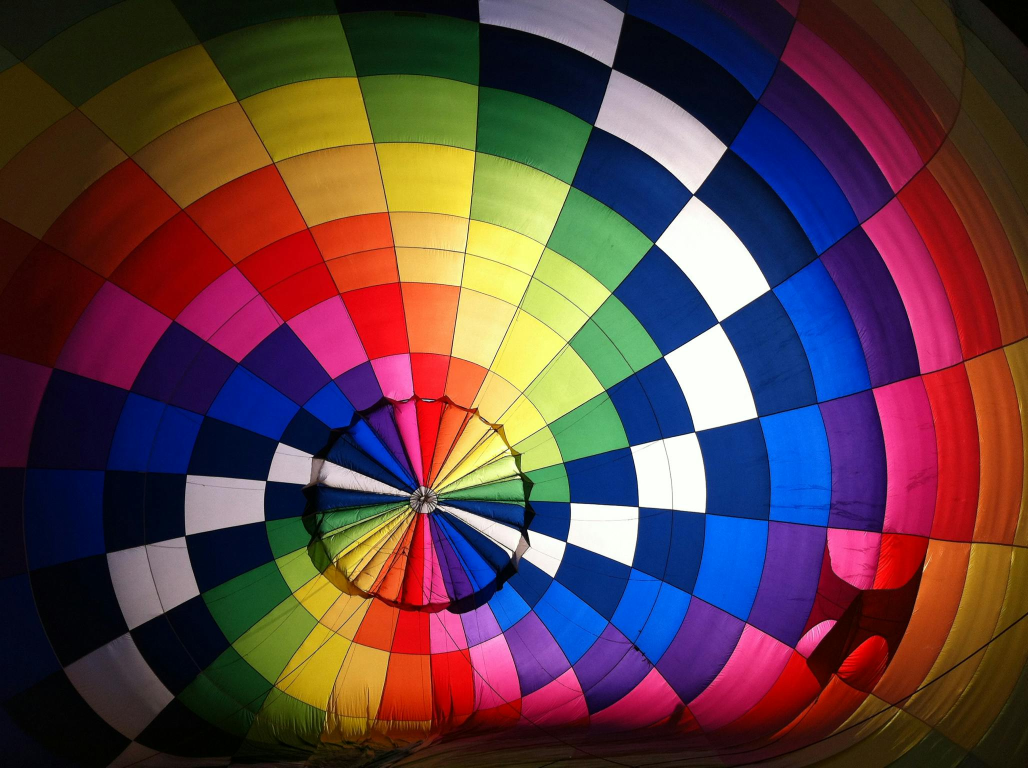
#> input picture image/rgb2.jpg, 2056 x 1536 px, found by its file name (shown at 1/2 size)
$ python crop_image.py
#> lines starting #> are read from the running program, lines starting #| are printed output that depends on the picture
import cv2
import numpy as np

# read image
img = cv2.imread(r"C:\Users\soumyasish-sarkar\PycharmProjects\opencv_learning\image\rgb2.jpg")
#> img is the input picture: shape (1536, 2056, 3); mean B, G, R 68.3, 63.8, 92.7

#in image (0,0) start from top left imagine as a matrix position

crop_img = img[500:1000,1000:1500]  #same as doing slicing in numpy array
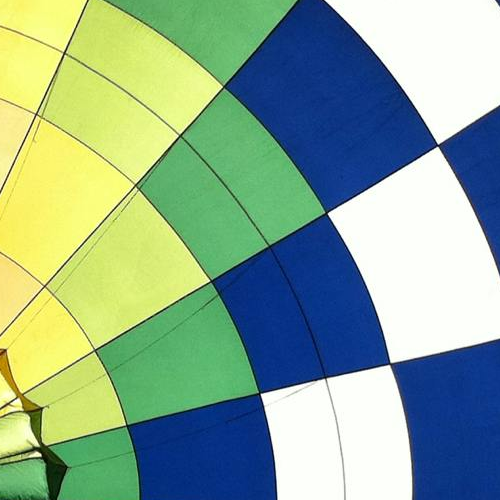
#> crop_img: shape (500, 500, 3); mean B, G, R 146.6, 171.2, 140.5

cv2.imshow("image", crop_img)  # here image is window name, can be anything

cv2.waitKey(0)  # 0 gives delays of infite, with out waitKey(0) image will appear for very minor time only

$ run again, with image/rgb1.jpg copied over image/rgb2.jpg
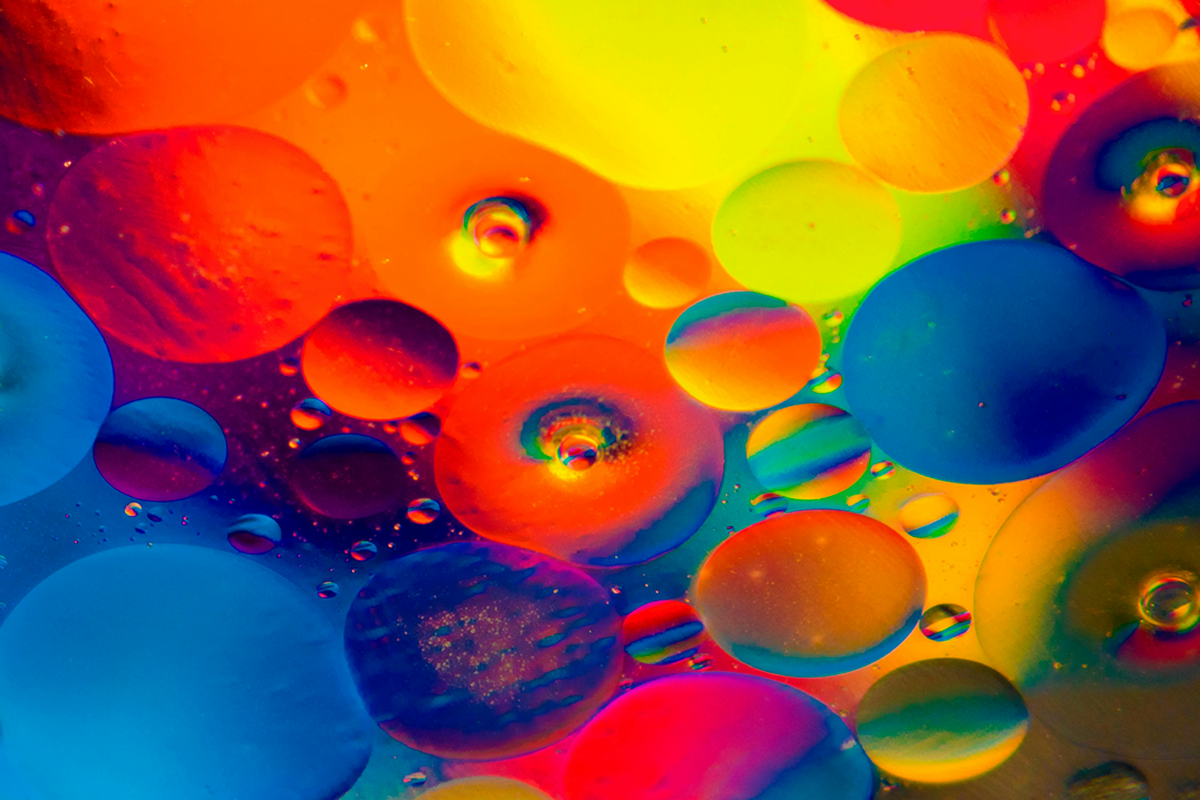
#> input picture image/rgb1.jpg, 6000 x 4000 px, found by its file name (shown at 1/5 size)
#> img is the input picture: shape (4000, 6000, 3); mean B, G, R 62.6, 84.8, 137.2
#> `crop_img = img[500:1000,1000:1500]`:
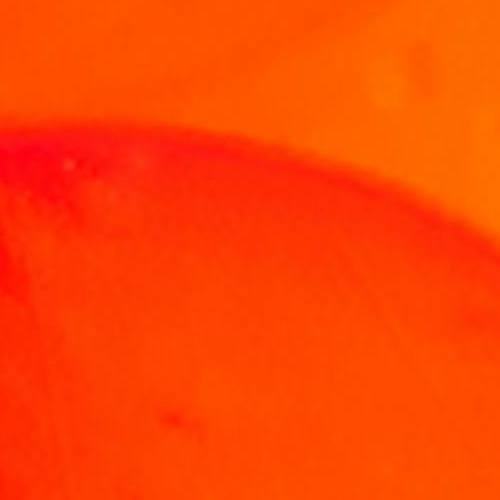
#> crop_img: shape (500, 500, 3); mean B, G, R 1.9, 67.7, 253.6

$ run again, with image/rgb3.jpg copied over image/rgb2.jpg
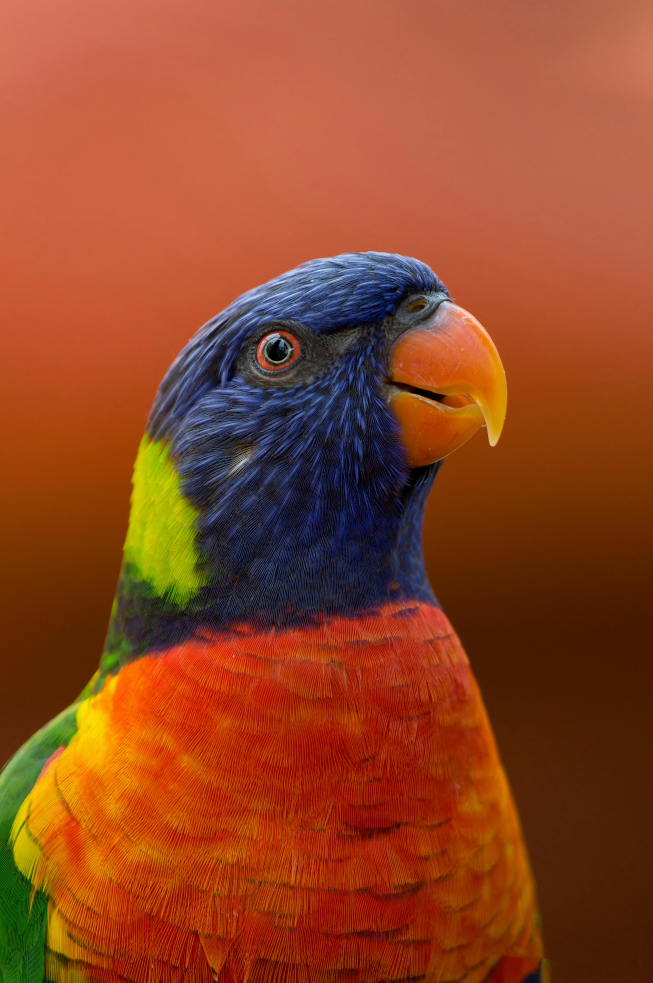
#> input picture image/rgb3.jpg, 3264 x 4912 px, found by its file name (shown at 1/5 size)
#> img is the input picture: shape (4912, 3264, 3); mean B, G, R 36.4, 70, 145.5
#> `crop_img = img[500:1000,1000:1500]`:
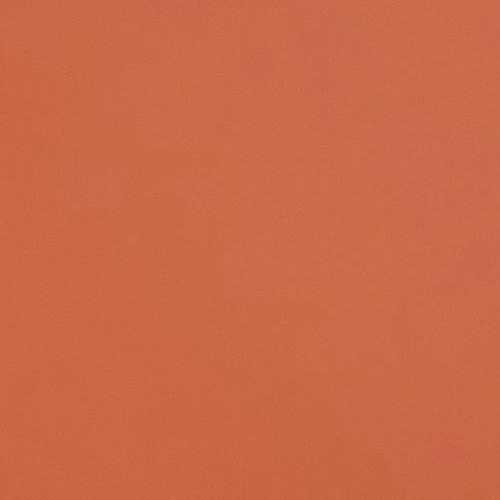
#> crop_img: shape (500, 500, 3); mean B, G, R 73.8, 104.2, 203.4

$ run again, with image/rgb4.jpg copied over image/rgb2.jpg
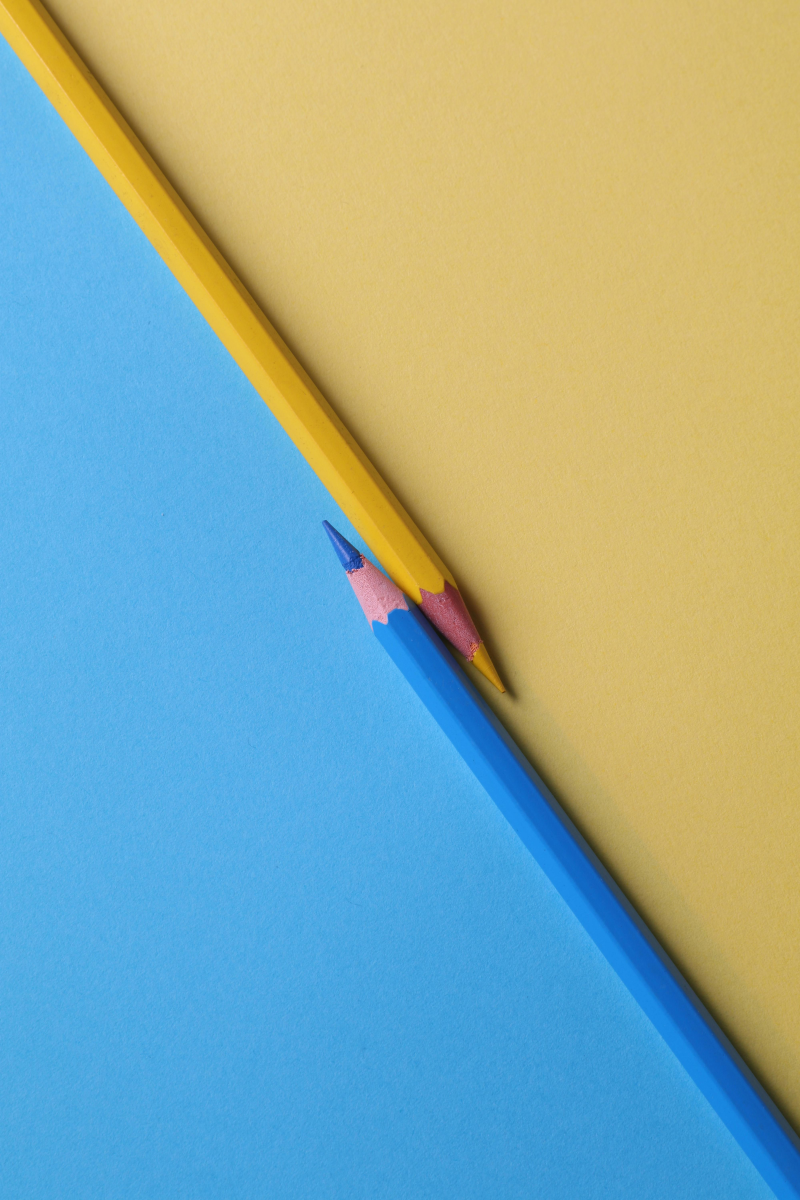
#> input picture image/rgb4.jpg, 4000 x 6000 px, found by its file name (shown at 1/5 size)
#> img is the input picture: shape (6000, 4000, 3); mean B, G, R 164.9, 172.7, 141
#> `crop_img = img[500:1000,1000:1500]`:
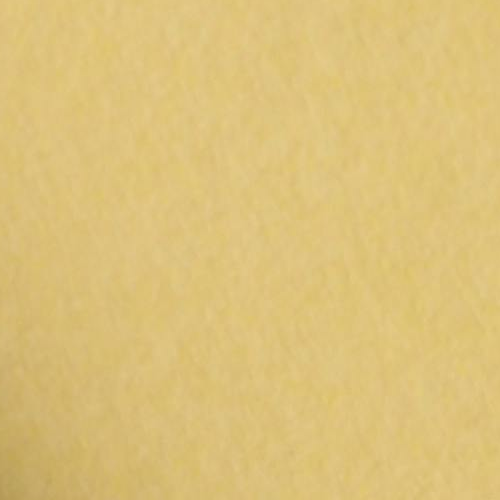
#> crop_img: shape (500, 500, 3); mean B, G, R 122.4, 193.9, 220.8
